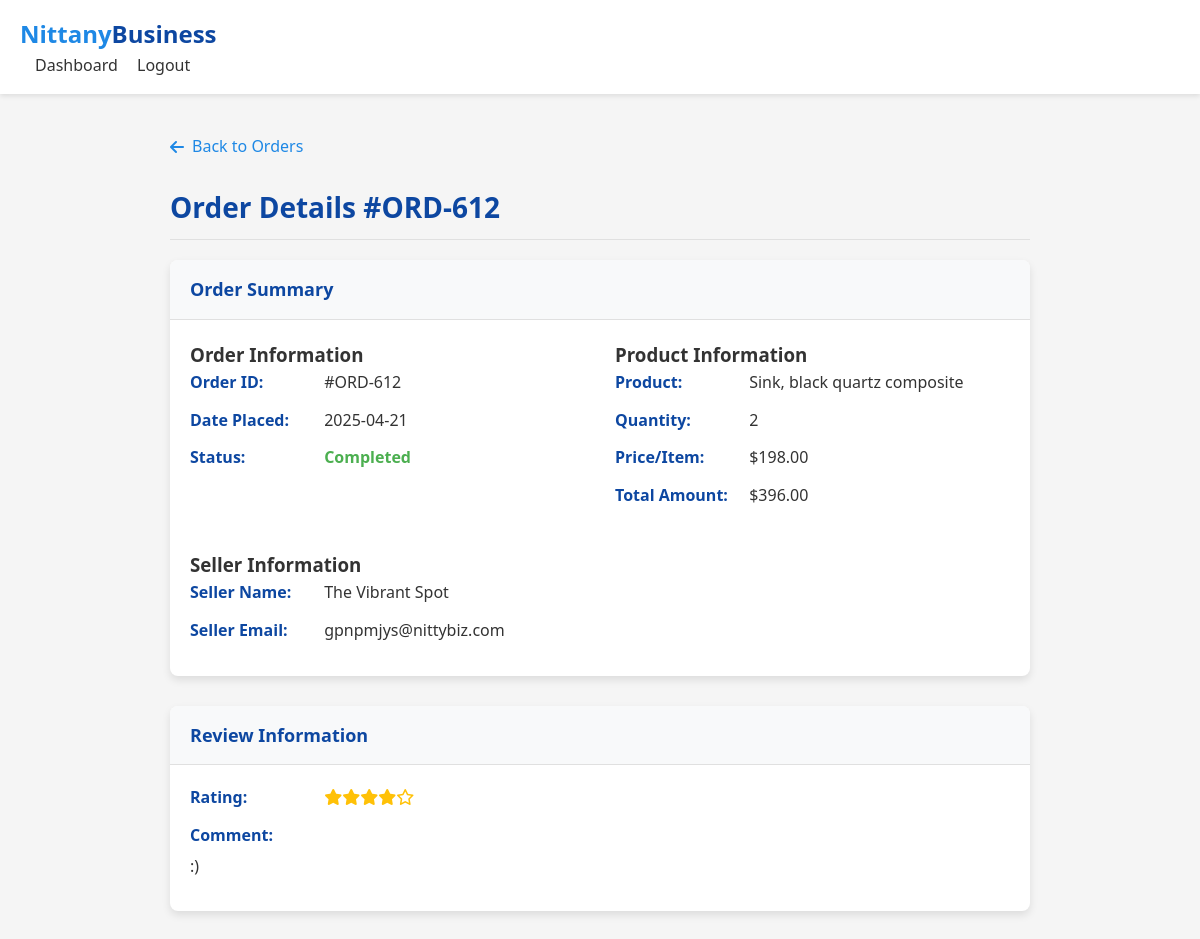
The app's page /order/612 (signed in) with its own data.
### tables this page shows
CREATE TABLE Orders (
    order_id INTEGER PRIMARY KEY,
    seller_email TEXT NOT NULL,
    listing_id INTEGER NOT NULL,
    buyer_email TEXT NOT NULL,
    date TEXT NOT NULL,
    quantity INTEGER NOT NULL,
    payment REAL NOT NULL,
    FOREIGN KEY (seller_email, listing_id) REFERENCES Product_Listings(seller_email, listing_id),
    FOREIGN KEY (buyer_email) REFERENCES Buyer(email)
);

CREATE TABLE Product_Listings (
    seller_email TEXT,
    listing_id INTEGER,
    category TEXT NOT NULL,
    product_title TEXT NOT NULL,
    product_name TEXT NOT NULL,
    product_description TEXT,
    quantity INTEGER NOT NULL,
    product_price REAL NOT NULL,
    status TEXT NOT NULL,
    PRIMARY KEY (seller_email, listing_id),
    FOREIGN KEY (seller_email) REFERENCES Sellers(email),
    FOREIGN KEY (category) REFERENCES Categories(category_name)
);

CREATE TABLE Sellers (
    email TEXT PRIMARY KEY,
    business_name TEXT,
    business_address_id INTEGER,
    bank_routing_number TEXT,
    bank_account_number TEXT,
    balance REAL DEFAULT 0,
    FOREIGN KEY (email) REFERENCES Users(email),
    FOREIGN KEY (business_address_id) REFERENCES Address(address_ID)
);

CREATE TABLE Reviews (
    order_id INTEGER PRIMARY KEY,
    review_desc TEXT,
    rating INTEGER CHECK(rating >= 1 AND rating <= 5),
    FOREIGN KEY (order_id) REFERENCES Orders(order_id)
);

### app.py (the view, shortened to what this page needs)
@app.route('/order/<int:order_id>')
def view_order(order_id):
    if 'user_email' not in session:
        return redirect(url_for('login'))
    conn = get_db_connection()
    order = None
    if session['user_type'] == 'buyer':
        order = conn.execute(
            '''SELECT o.*, pl.Product_Title, pl.Product_Description, pl.Product_Price,
                  s.business_name AS seller_name, s.email AS seller_email,
                  (SELECT COUNT(*) FROM Reviews r WHERE r.Order_ID = o.Order_ID) > 0 AS has_review
               FROM Orders o
               JOIN Product_Listings pl ON o.Listing_ID = pl.Listing_ID
               JOIN Sellers s ON pl.Seller_Email = s.email
               WHERE o.Order_ID = ? AND o.Buyer_Email = ?''',
            (order_id, session['user_email'])
        ).fetchone()
    if not order:
        conn.close()
        flash('Order not found or access denied')
        return redirect(url_for(f'{session["user_type"]}_dashboard'))
    review = conn.execute(
        'SELECT * FROM Reviews WHERE Order_ID = ?',
        (order_id,)
    ).fetchone()
    conn.close()
    return render_template(
        'order_detail.html',
        user_email=session['user_email'],
        user_type=session['user_type'],
        order=order,
        review=review
    )

### app.py (called while the page is built)
def get_db_connection():
    conn = sqlite3.connect(app.config['DATABASE'])
    conn.row_factory = sqlite3.Row
    return conn

### templates/order_detail.html (shortened to what this page needs)
<!DOCTYPE html>
<html lang="en">
<head>
    <link rel="stylesheet" href="https://cdnjs.cloudflare.com/ajax/libs/font-awesome/6.4.0/css/all.min.css">
</head>
<body>
    <header>
        <div class="container">
            <nav class="navbar">
                <a href="/" class="logo">Nittany<span>Business</span></a>
                <div class="header-links">
                    {% if user_type == 'buyer' %}
                    <a href="{{ url_for('buyer_dashboard') }}">Dashboard</a>
                    {% elif user_type == 'seller' %}
                    <a href="{{ url_for('seller_dashboard') }}">Dashboard</a>
                    {% elif user_type == 'helpdesk' %}
                    <a href="{{ url_for('helpdesk_dashboard') }}">Dashboard</a>
                    {% endif %}
                    <a href="{{ url_for('logout') }}">Logout</a>
                </div>
            </nav>
        </div>
    </header>
    <main>
        <div class="container">
            {% if order %}
            <a href="{{ url_for(user_type ~ '_dashboard', tab='orders') }}" class="back-link">
                <i class="fas fa-arrow-left"></i> Back to Orders
            </a>
            <h1 class="page-title">Order Details #ORD-{{ order.Order_ID }}</h1>
            <div class="card">
                <div class="card-header">
                    <h2>Order Summary</h2>
                </div>
                <div class="card-body order-details-grid">
                    <div>
                        <h3>Order Information</h3>
                        <div class="detail-item"><span class="detail-label">Order ID:</span> #ORD-{{ order.Order_ID }}
                        </div>
                        <div class="detail-item"><span class="detail-label">Date Placed:</span> {{ order.Date }}</div>
                        <div class="detail-item"><span class="detail-label">Status:</span>
                            {% if order.Payment > 0 %} <span
                                style="color: var(--success-color); font-weight: bold;">Completed</span> {% else %}
                            <span style="color: var(--warning-color); font-weight: bold;">Pending</span> {% endif %}
                        </div>
                    </div>
                    <div>
                        <h3>Product Information</h3>
                        <div class="detail-item"><span class="detail-label">Product:</span> {{ order.Product_Title }}
                        </div>
                        <div class="detail-item"><span class="detail-label">Quantity:</span> {{ order.Quantity }}</div>
                        <div class="detail-item"><span class="detail-label">Price/Item:</span> ${{
                            "%.2f"|format(order.Product_Price) }}</div>
                        <div class="detail-item"><span class="detail-label">Total Amount:</span> ${{
                            "%.2f"|format(order.Payment) }}</div>
                    </div>
                    {% if user_type == 'buyer' %}
                    <div>
                        <h3>Seller Information</h3>
                        <div class="detail-item"><span class="detail-label">Seller Name:</span> {{ order.seller_name }}
                        </div>
                        <div class="detail-item"><span class="detail-label">Seller Email:</span> {{ order.Seller_Email
                            }}</div>
                    </div>
                    {% endif %}
                </div>
            </div>
            <div class="card review-section">
                <div class="card-header">
                    <h2>Review Information</h2>
                </div>
                <div class="card-body">
                    {% if review %}
                    <div class="detail-item">
                        <span class="detail-label">Rating:</span>
                        <span class="stars">
                            {% for i in range(review.Rating) %}<i class="fas fa-star"></i>{% endfor %}{% for i in
                            range(5 - review.Rating) %}<i class="far fa-star"></i>{% endfor %}
                        </span>
                    </div>
                    <div class="detail-item"><span class="detail-label">Comment:</span>
                        <p style="margin-top: 5px;">{{ review.Review_Desc if review.Review_Desc else 'No comment
                            provided.' }}</p>
                    </div>
                    {% elif user_type == 'buyer' and order.Payment > 0 %}
                    <p>You haven't reviewed this order yet.</p>
                    <button class="btn btn-primary review-btn" data-order="{{ order.Order_ID }}"
                        data-product="{{ order.Product_Title }}">Write a Review</button>
                    {% else %}
                    <p>No review submitted for this order.</p>
                    {% endif %}
                </div>
            </div>
            {% else %}
            <h1 class="page-title">Order Not Found</h1>
            <p>The requested order could not be found or you do not have permission to view it.</p>
            <a href="{{ url_for(user_type ~ '_dashboard') if user_type else url_for('index') }}" class="back-link">
                <i class="fas fa-arrow-left"></i> Back to Dashboard
            </a>
            {% endif %}
        </div>
    </main>
</body>
</html>

### templates/order_detail.html (style rules this page uses)
:root { --primary-color: #1e88e5; --secondary-color: #0d47a1; --accent-color: #64b5f6; --success-color: #4caf50; --warning-color: #ff9800; --danger-color: #f44336; --text-color: #333; --light-bg: #f5f5f5; --card-shadow: 0 4px 8px rgba(0, 0, 0, 0.1); --hover-transition: all 0.3s ease; --border-color: #e0e0e0; }
* { margin: 0; padding: 0; box-sizing: border-box; font-family: 'Segoe UI', Tahoma, Geneva, Verdana, sans-serif; }
body { background-color: var(--light-bg); color: var(--text-color); line-height: 1.6; min-height: 100vh; display: flex; flex-direction: column; }
.container { max-width: 900px; margin: 0 auto; padding: 0 20px; }
header { background-color: white; box-shadow: 0 2px 5px rgba(0, 0, 0, 0.1); padding: 15px 0; position: sticky; top: 0; z-index: 100; }
header .container { max-width: 1200px; display: flex; justify-content: space-between; align-items: center; }
.logo { font-size: 24px; font-weight: bold; color: var(--primary-color); text-decoration: none; }
.logo span { color: var(--secondary-color); }
.header-links a { margin-left: 15px; color: var(--text-color); text-decoration: none; font-weight: 500; }
main { flex: 1; padding: 40px 0; }
.page-title { font-size: 28px; color: var(--secondary-color); margin-bottom: 20px; text-align: left; border-bottom: 1px solid var(--border-color); padding-bottom: 10px; }
.card { background-color: white; border-radius: 8px; box-shadow: var(--card-shadow); margin-bottom: 25px; overflow: hidden; }
.card-header { padding: 15px 20px; border-bottom: 1px solid var(--border-color); background-color: #f8f9fa; }
.card-header h2 { font-size: 18px; color: var(--secondary-color); margin: 0; }
.card-body { padding: 20px; }
.back-link { display: inline-flex; align-items: center; gap: 8px; color: var(--primary-color); text-decoration: none; margin-bottom: 25px; font-weight: 500; }
.order-details-grid { display: grid; grid-template-columns: repeat(auto-fit, minmax(300px, 1fr)); gap: 30px; }
.detail-item { margin-bottom: 12px; font-size: 16px; }
.detail-label { font-weight: 600; color: var(--secondary-color); display: inline-block; width: 130px; }
.review-section { margin-top: 30px; }
.stars { color: #ffc107; }

### records on screen
Orders: Order_ID "612", Date "2025-04-21", Quantity "2", Payment "396.00", Seller_Email "gpnpmjys@nittybiz.com"
Product_Listings: Product_Title "Sink, black quartz composite", Product_Price "198.00"
Sellers: seller_name "The Vibrant Spot"
Reviews: rating 4 (drawn), review_desc ":)"
